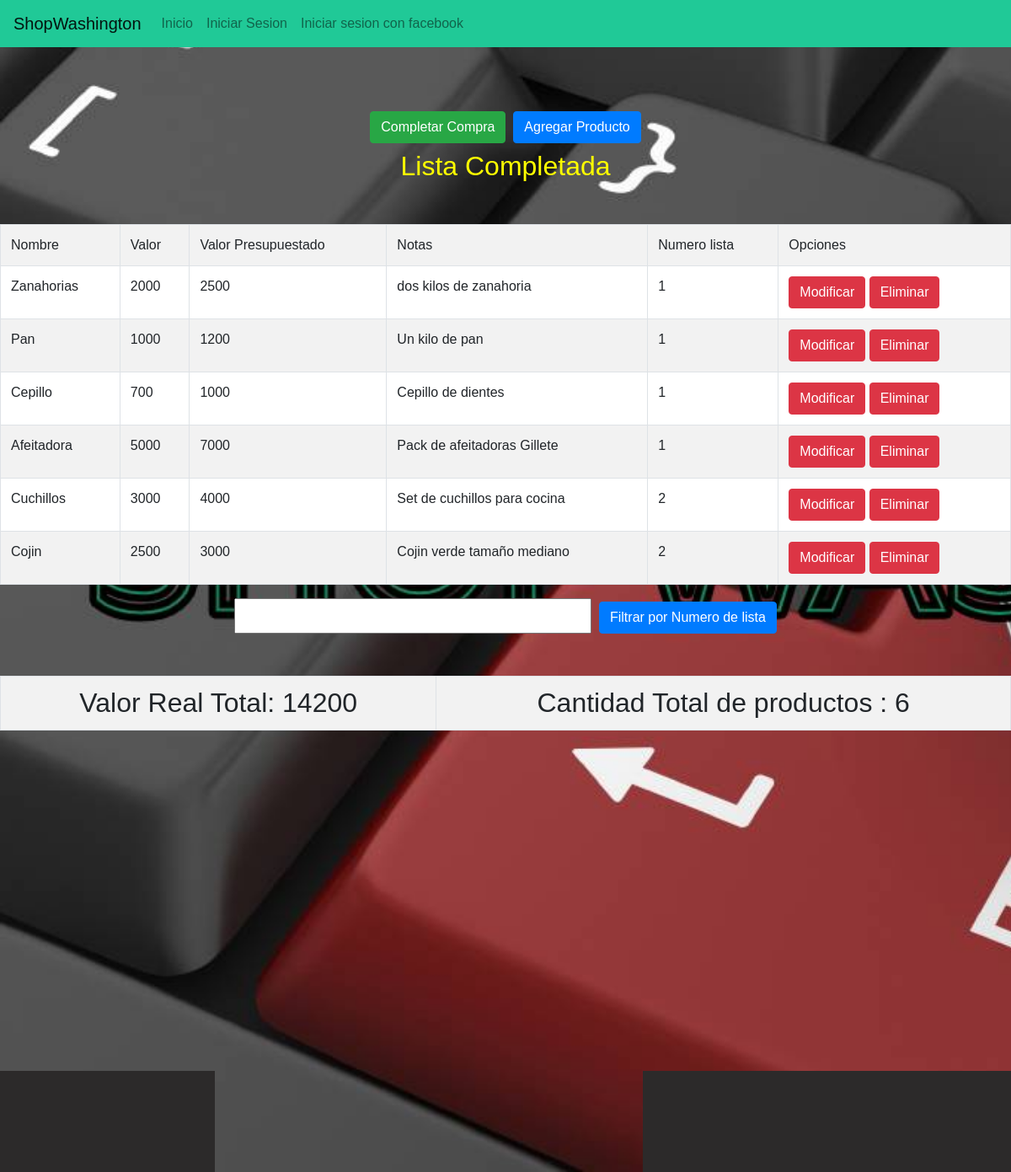
The app's page /completarlista/ with its own data.
### core/models.py (models this page shows, shortened)
class Producto(models.Model):
    numeroIdentificador= models.IntegerField(blank=True)
    nombre = models.CharField(max_length=12,primary_key=True)
    valor = models.IntegerField()
    notas = models.CharField(max_length=300)
    valorpresupuestado = models.IntegerField()
    tiendanombre = models.CharField(max_length=200,blank=True, null=True)
    objects = models.Manager()

### core/views.py (the view)
# urls.py: path('completarlista/',completarlista,name='completarlista'),
def completarlista(request):
    msg ="Lista Completada"
    producto = Producto.objects.all()
    valortotal = Producto.objects.aggregate(Sum('valor'))['valor__sum']
    cantotal = Producto.objects.all().aggregate(Count('valor'))['valor__count']
    valorPtotal = Producto.objects.aggregate(Sum('valorpresupuestado'))['valorpresupuestado__sum']
    dispo = FCMDevice.objects.filter(active=True)
    dispo.send_message(
        title='Compra completada',
        body='Se ha completado su lista de compras',
        icon='/static/core/img/logo.png'
    )
    return render(request,'core/listaCompras.html',{'producto':producto,'msg':msg, 'valortotal':valortotal, 'cantotal':cantotal, 'valorPtotal':valorPtotal})

### core/templates/core/listaCompras.html (shortened to what this page needs)
{% extends 'core/base.html' %}
{% load static %} {% static 'core/ ' %}
{% block contenido %}
<head>
    {% load pwa %}
</head>
<div>
    <body>
        <h2><input class="btn btn-success" type="button" onclick="completar()" value="Completar Compra">
            <input class="btn btn-primary" type="button" onclick="ir()" value="Agregar Producto"></h2>
        <h2><font color=yellow size=6>{{msg}} </font></h2>
        <table bgcolor="FFFFFF" class="table table-striped table-bordered" style="margin-top: 50px; ">
            <tr>
                <td>Nombre</td>
                <td>Valor</td>
                <td>Valor Presupuestado</td>
                <td>Notas</td>
                <td>Numero lista</td>
                <td>Opciones</td>
            </tr>
            {% if producto %}
            {% for item in producto %}
                <tr>
                    <td>{{item.nombre}}</td>
                    <td>{{item.valor}}</td>
                    <td>{{item.valorpresupuestado}}</td>
                    <td>{{item.notas}}</td>
                    <td>{{item.numeroIdentificador}}</td>
                    <td>
                        <input class="btn btn-danger" type="button" onclick="modificar('{{item.nombre}}')" value="Modificar">
                        <input class="btn btn-danger" type="button" onclick="eliminar('{{item.nombre}}')" value="Eliminar">
                    </td>
                </tr>
            {% endfor %}
            {% else %}
            <h1>No hay registro de productos</h1>
            {% endif %}
        </table>
        <h2><form action="{% url 'productoLista' %}" method="POST">
            <input type="text" name="txtnumeroIdentificador" id="txtnumeroIdentificador">
            <button class="btn btn-primary" type="submit">Filtrar por Numero de lista</button>
        </form><h2>
        <table bgcolor="FFFFFF" class="table table-striped table-bordered" style="margin-top: 50px;" >
        <td>Valor Real Total: {{valortotal}}</td>
        <td>Cantidad Total de productos : {{cantotal}}</td>
        </table>
    </body>
</div>
{% endblock contenido %}

### core/templates/core/base.html (shortened to what this page needs)
<!DOCTYPE html>
<html lang="es">
{% load static %}
<head>
    <link rel="stylesheet" href="{% static 'core\css\bootstrap.css' %}">
    <link rel="stylesheet" href="{% static 'core/css/estilo.css' %}">
    {% load pwa %}
</head>
<body >
        <nav class="navbar navbar-expand-lg navbar-light ">
            <a class="navbar-brand" href="#">ShopWashington</a>
            <div class="collapse navbar-collapse" id="navbarNav">
            <ul class="navbar-nav mr-auto mt-2 mt-lg-0">
              <ul class="navbar-nav">
              {% if user.is_authenticated %}
                <li class="nav-item">
                    <a class="nav-link" href="{% url 'index' %}"> Inicio </a>
                </li>
                <li class="nav-item">
                 <a class="nav-link" href="{% url 'listaCompras' %}">Lista de Compras</a>
                </li>
                <li class="nav-item" >
                    <a class="nav-link" href="{% url 'agregarTienda' %}"> Agregar Tiendas </a>
                <li class="nav-item" >
                  <a class="nav-link" href="{% url 'logout' %}"> Cerrar Sesión </a>
                </li>
                    <li><a class="nav-link disabled" href="">Bienvenido: {{user.first_name}} {{user.last_name}}</a></li>
                </li>
                {% else %}
                <li class="nav-item">
                    <a class="nav-link" href="{% url 'index' %}"> Inicio </a>
                </li>
                <li class="nav-item" >
                    <a class="nav-link" href="{% url 'login' %}"> Iniciar Sesion </a>
                </li>
                <li><a class="nav-link".style.visibility="hidden"  href="{% url 'social:begin' 'facebook' %}">Iniciar sesion con facebook</a></li>
                {% endif %}
              </ul>
            </div>
          </nav>
<section>
</section>
        <div class="contenedor">
          {% block contenido %}
          {% endblock %}
        </div>
<section>
</section>
    <footer>
        <div class="contenedor">
            <p><h1>ShopWashington</h1></p>
            <nav class="indice">
                <a href="{% url 'index' %}">Inicio</a>
            </nav>
        </div>
    </footer>
</body>
</html>

### core/static/core/css/estilo.css (style rules this page uses)
* { margin: 0; padding: 0; box-sizing: border-box; font-family: Arial, Helvetica, sans-serif; }
section { width: 100%; margin-bottom: 25px; }
.contenedor h2 { text-align: center; }
footer .contenedor { position: static; text-align: center; font-size: 10px; background-color: rgb(44, 42, 42); padding: 30px; border-top: rgb(28, 136, 136) 1px; border-bottom: rgb(28, 136, 136) 1px; color: white; }
footer .indice a { text-decoration: none; color: rgb(202, 196, 196); }

### records on screen
Producto: nombre "Zanahorias", valor "2000", valorpresupuestado "2500", notas "dos kilos de zanahoria", numeroIdentificador "1"
Producto: nombre "Pan", valor "1000", valorpresupuestado "1200", notas "Un kilo de pan", numeroIdentificador "1"
Producto: nombre "Cepillo", valor "700", valorpresupuestado "1000", notas "Cepillo de dientes", numeroIdentificador "1"
Producto: nombre "Afeitadora", valor "5000", valorpresupuestado "7000", notas "Pack de afeitadoras Gillete", numeroIdentificador "1"
Producto: nombre "Cuchillos", valor "3000", valorpresupuestado "4000", notas "Set de cuchillos para cocina", numeroIdentificador "2"
Producto: nombre "Cojin", valor "2500", valorpresupuestado "3000", notas "Cojin verde tamaño mediano", numeroIdentificador "2"

### other values on screen
{{ msg }} "Lista Completada"
{{ valortotal }} "14200"
{{ cantotal }} "6"
